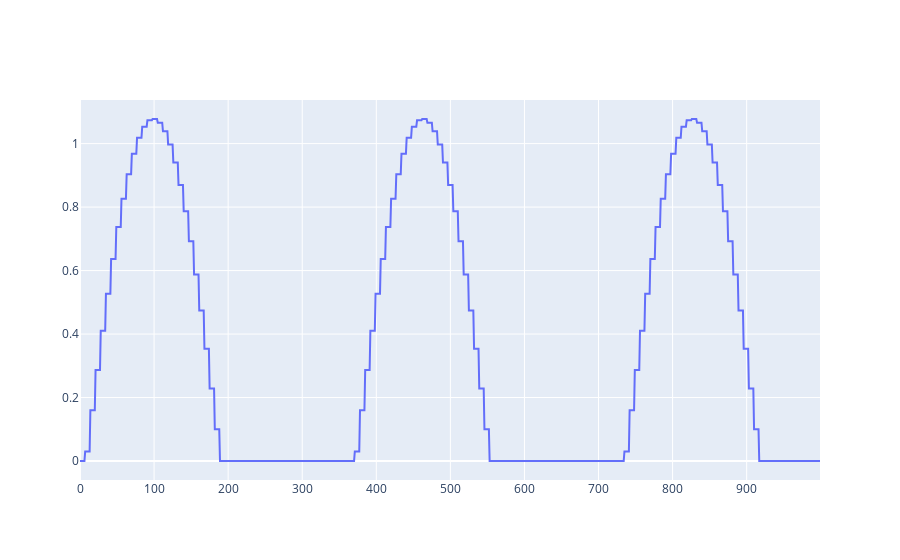

The notebook cell saved with this chart:
### Code cell
# Birth rate
fig = go.Figure()

fig.add_trace(
        go.Scatter(
            y=[theta(t) for t in np.arange(0, 1000)],
            x=np.arange(0, 1000),
            mode='lines',
            name='Birth rate'
        ))

fig.show()

### Figure 1 — Plotly figure (JSON) as saved in the notebook; plotly's stock layout.template omitted (floating-point values rounded to 4 significant figures; data arrays with more than 128 entries replaced by an {"elided": "..."} marker saying what was removed)
{"data": [{"mode": "lines", "name": "Birth rate", "type": "scatter", "x": {"elided": "1000 int values"}, "y": {"elided": "1000 float values"}}], "layout": {}}
